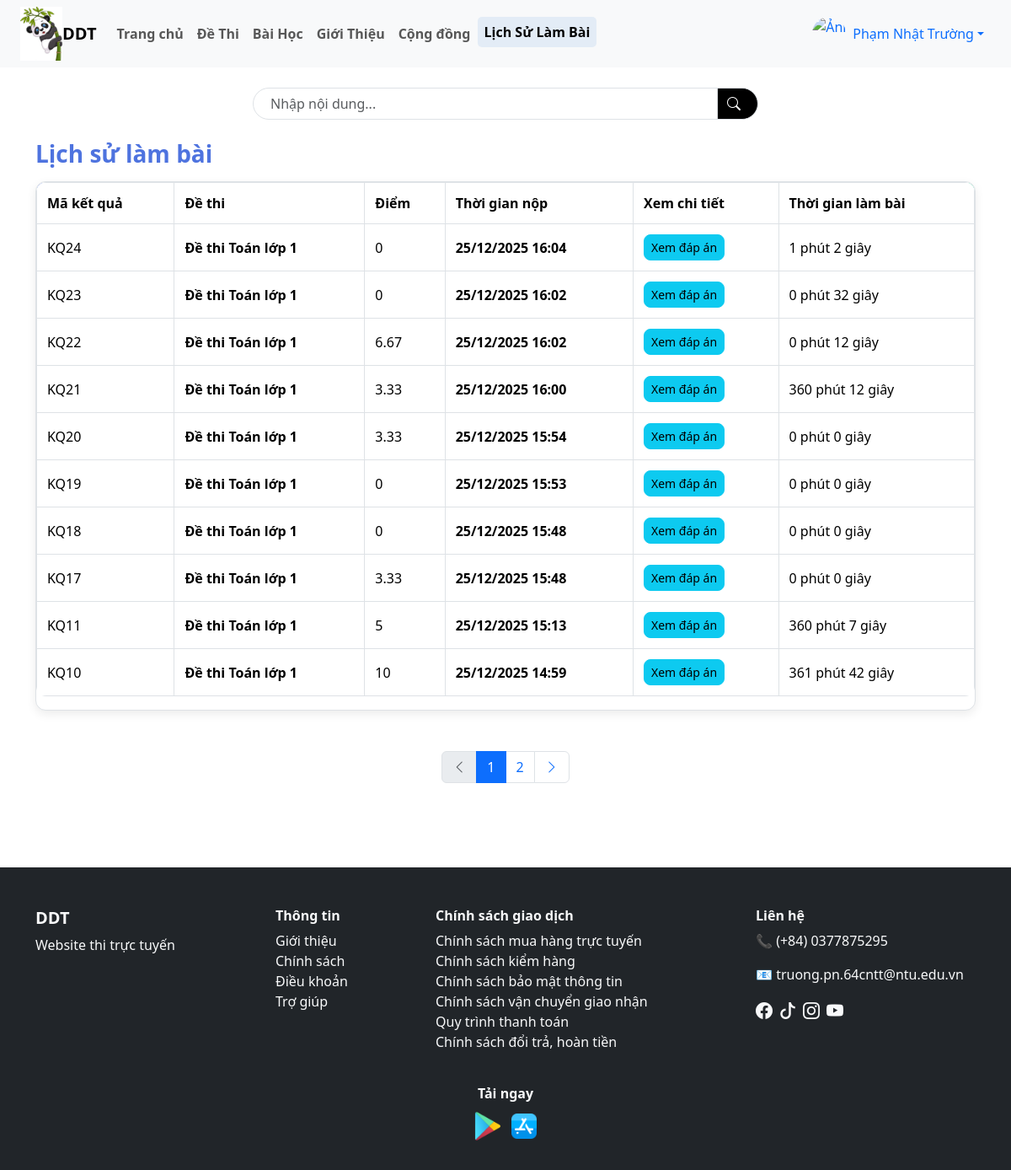
The app's page /user/lich_su_lam_bai.php (signed in) with its own data.
### tables this page shows
CREATE TABLE `ket_qua_thi` (
  `id` varchar(10) NOT NULL,
  `id_nguoi_dung` varchar(10) NOT NULL,
  `id_de_thi` varchar(10) NOT NULL,
  `diem_so` float DEFAULT NULL,
  `thoi_gian_nop` datetime DEFAULT current_timestamp(),
  `thoi_gian_bat_dau` datetime NOT NULL DEFAULT current_timestamp()
);

CREATE TABLE `de_thi` (
  `id` varchar(10) NOT NULL,
  `id_danh_muc` int(11) DEFAULT NULL,
  `ten_de_thi` varchar(255) NOT NULL,
  `mo_ta` text DEFAULT NULL,
  `thoi_gian` int(11) DEFAULT NULL,
  `id_bai_hoc` varchar(10) DEFAULT NULL,
  `thang_diem` int(11) DEFAULT 10,
  `ngay_tao` datetime DEFAULT current_timestamp(),
  `trang_thai` tinyint(1) NOT NULL DEFAULT 0
);

### user/lich_su_lam_bai.php (the view, shortened to what this page needs)
<?php
include("./header.php");
$id_user = $_SESSION['user_id'];
$limit = 10;
$page = isset($_GET['page']) ? (int)$_GET['page'] : 1;
$start = ($page - 1) * $limit;
$search = isset($_GET['search']) ? mysqli_real_escape_string($dbc, $_GET['search']) : '';
$sql = "
    SELECT
        kq.id,
        kq.diem_so,
        kq.thoi_gian_nop,
        kq.thoi_gian_bat_dau,
        dt.ten_de_thi
    FROM ket_qua_thi kq
    JOIN de_thi dt ON kq.id_de_thi = dt.id
    WHERE kq.id_nguoi_dung = '$id_user'
    AND (
        dt.ten_de_thi LIKE '%$search%' OR
        kq.id LIKE '%$search%' OR
        kq.diem_so LIKE '%$search%' OR
        kq.thoi_gian_nop LIKE '%$search%'
    )
    ORDER BY kq.thoi_gian_nop DESC
    LIMIT $start, $limit
";
$result = mysqli_query($dbc, $sql);
$sql_count = "
    SELECT COUNT(*) AS total
    FROM ket_qua_thi kq
    JOIN de_thi dt ON kq.id_de_thi = dt.id
    WHERE kq.id_nguoi_dung = '$id_user'
    AND (
        dt.ten_de_thi LIKE '%$search%' OR
        kq.id LIKE '%$search%' OR
        kq.diem_so LIKE '%$search%' OR
        kq.thoi_gian_nop LIKE '%$search%'
    )
";
$rs_count = mysqli_query($dbc, $sql_count);
$total = mysqli_fetch_assoc($rs_count)['total'];
$total_pages = ceil($total / $limit);
?>
<div class="container my-4">
    <form method="GET">
        <div class="d-flex justify-content-center my-4">
            <div class="input-group search-box" style="max-width: 600px;">
                <input type="text" name="search" class="form-control" placeholder="Nhập nội dung..."
                    value="<?= isset($_GET['search']) ? $_GET['search'] : '' ?>">
                <button class="input-group-text bg-black text-white border-start-0" type="submit">
                    <i class="bi bi-search me-2"></i>
                </button>
            </div>
        </div>
    </form>
    <h3 class="table-title">Lịch sử làm bài</h3>
    <div class="table-wrapper mt-3 mb-5">
        <table class="table table-bordered table-custom">
            <thead>
                <tr>
                    <th>Mã kết quả</th>
                    <th>Đề thi</th>
                    <th>Điểm</th>
                    <th>Thời gian nộp</th>
                    <th>Xem chi tiết</th>
                    <th>Thời gian làm bài</th>
                </tr>
            </thead>
            <tbody>
                <?php while ($row = mysqli_fetch_assoc($result)) {
                    $thoi_gian_lam = "Chưa xác định";
                    if (!empty($row['thoi_gian_bat_dau']) && !empty($row['thoi_gian_nop'])) {
                        $bat_dau = strtotime($row['thoi_gian_bat_dau']);
                        $nop = strtotime($row['thoi_gian_nop']);
                        $diff = $nop - $bat_dau;
                        $phut = floor($diff / 60);
                        $giay = $diff % 60;
                        $thoi_gian_lam = $phut . " phút " . $giay . " giây";
                    }
                ?>
                <tr>
                    <td><?= $row['id'] ?></td>
                    <td><strong><?= $row['ten_de_thi'] ?></strong></td>
                    <td>
                        <?= $row['diem_so'] ?>
                    </td>
                    <td>
                        <p class="fw-semibold mb-0"> <?= date("d/m/Y H:i", strtotime($row["thoi_gian_nop"])) ?> </p>
                    </td>
                    <td>
                        <a href="xem_dap_an.php?id_kq=<?= $row['id'] ?>" class="btn btn-info btn-sm">
                            Xem đáp án
                        </a>
                    </td>
                    <td><?= $thoi_gian_lam ?></td>
                </tr>
                <?php } ?>
            </tbody>
        </table>
    </div>
    <nav>
        <ul class="pagination justify-content-center">
            <li class="page-item <?= ($page <= 1) ? 'disabled' : '' ?>">
                <a class="page-link" href="?page=<?= $page - 1 ?>&search=<?= $search ?>"><i
                        class="bi bi-chevron-left"></i></a>
            </li>
            <?php for ($i = 1; $i <= $total_pages; $i++): ?>
            <li class="page-item <?= ($i == $page) ? 'active' : '' ?>">
                <a class="page-link" href="?page=<?= $i ?>&search=<?= $search ?>"><?= $i ?></a>
            </li>
            <?php endfor; ?>
            <li class="page-item <?= ($page >= $total_pages) ? 'disabled' : '' ?>">
                <a class="page-link" href="?page=<?= $page + 1 ?>&search=<?= $search ?>"><i
                        class="bi bi-chevron-right"></i></a>
            </li>
        </ul>
    </nav>
</div>
<?php include("./footer.php"); ?>

### user/CSS/style_user.css (style rules this page uses)
.search-box input { border-radius: 30px 0 0 30px; padding-left: 20px; }
.search-box button { border-radius: 0 30px 30px 0; }
.table-custom { border-radius: 12px; overflow: hidden; background: #fff; }
.table-custom thead { background: linear-gradient(90deg, #4e73df, #1cc88a); color: white; }
.table-custom tbody tr { transition: 0.2s; }
.table-custom td, .table-custom th { vertical-align: middle; }
.btn-info { border-radius: 8px; }
.table-title { font-weight: 700; color: #4e73df; margin-bottom: 20px; }
.table-wrapper { border-radius: 12px; overflow: hidden; border: 1px solid #dee2e6; background: #ffffff; box-shadow: 0 4px 12px rgba(0, 0, 0, 0.08); }
.table-custom th, .table-custom td { vertical-align: middle; padding: 12px; }
.table-title { font-weight: 700; color: #4e73df; margin-bottom: 15px; }

### records on screen
ket_qua_thi: id "KQ24", id_de_thi.ten_de_thi "Đề thi Toán lớp 1", diem_so "0", thoi_gian_nop "25/12/2025 16:04", thoi_gian_lam "1 phút 2 giây"
ket_qua_thi: id "KQ23", id_de_thi.ten_de_thi "Đề thi Toán lớp 1", diem_so "0", thoi_gian_nop "25/12/2025 16:02", thoi_gian_lam "0 phút 32 giây"
ket_qua_thi: id "KQ22", id_de_thi.ten_de_thi "Đề thi Toán lớp 1", diem_so "6.67", thoi_gian_nop "25/12/2025 16:02", thoi_gian_lam "0 phút 12 giây"
ket_qua_thi: id "KQ21", id_de_thi.ten_de_thi "Đề thi Toán lớp 1", diem_so "3.33", thoi_gian_nop "25/12/2025 16:00", thoi_gian_lam "360 phút 12 giây"
ket_qua_thi: id "KQ20", id_de_thi.ten_de_thi "Đề thi Toán lớp 1", diem_so "3.33", thoi_gian_nop "25/12/2025 15:54", thoi_gian_lam "0 phút 0 giây"
ket_qua_thi: id "KQ19", id_de_thi.ten_de_thi "Đề thi Toán lớp 1", diem_so "0", thoi_gian_nop "25/12/2025 15:53", thoi_gian_lam "0 phút 0 giây"
ket_qua_thi: id "KQ18", id_de_thi.ten_de_thi "Đề thi Toán lớp 1", diem_so "0", thoi_gian_nop "25/12/2025 15:48", thoi_gian_lam "0 phút 0 giây"
ket_qua_thi: id "KQ17", id_de_thi.ten_de_thi "Đề thi Toán lớp 1", diem_so "3.33", thoi_gian_nop "25/12/2025 15:48", thoi_gian_lam "0 phút 0 giây"
ket_qua_thi: id "KQ11", id_de_thi.ten_de_thi "Đề thi Toán lớp 1", diem_so "5", thoi_gian_nop "25/12/2025 15:13", thoi_gian_lam "360 phút 7 giây"
ket_qua_thi: id "KQ10", id_de_thi.ten_de_thi "Đề thi Toán lớp 1", diem_so "10", thoi_gian_nop "25/12/2025 14:59", thoi_gian_lam "361 phút 42 giây"

### other values on screen
$_SESSION['ho_ten'] "Phạm Nhật Trường"
